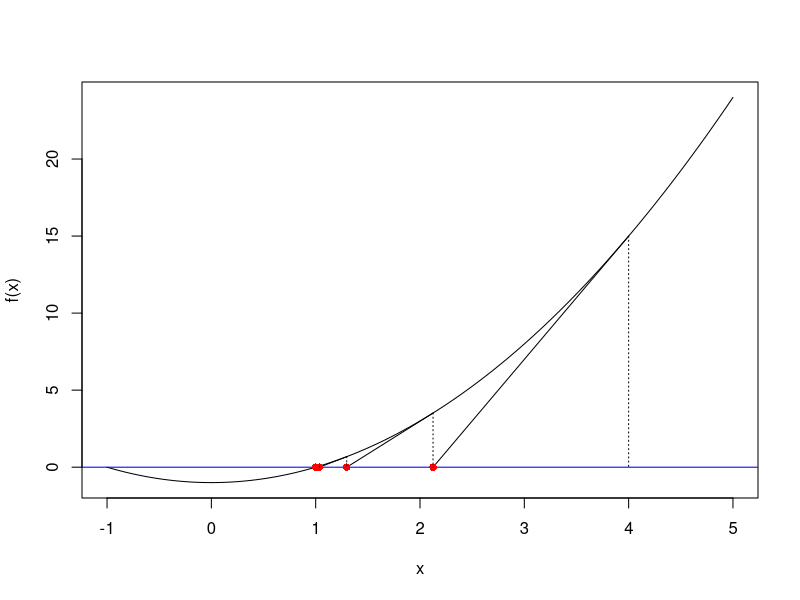

Source code (R):
# Clear environment
rm(list = ls())

# Setting Japanese font (for MacOSX)
# par(family= "HiraKakuProN-W3")

# Chapter2 e.g.31
# 例としての関数f(x) = x^2 - 1
f <- function(x) {
  x^2 - 1
}
# f(x)の一次導関数f'(x) = 2 * x
f. <- function(x) {
  2 * x
}
# Newton-Raphson法の適用
curve(f(x), -1, 5); abline(h = 0, col = "blue")
x <- 4
for (i in 1:10) {
  X <- x
  Y <- f(x)
  x <- x - f(x) / f.(x)
  segments(X, Y, x, 0); segments(X, Y, X, 0, lty = 3)
  points(x, 0, col = "red", pch = 16)
}
